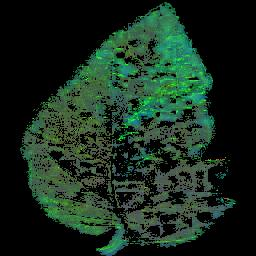
%> input picture openCV/HSV_image.jpg, 256 x 256 px
$ octave Detect.m   (GNU Octave 9; MATLAB toolbox functions it lacks are replaced by stand-ins)
%> lines starting %> are read from the running program, lines starting %| are printed output that depends on the picture; in (x1, y1, x2, y2) boxes, pixels count from 0 and x2, y2 are one past the last pixel; in counts of white or black regions, pixels touching at a corner belong together; the program's own positions count from 1
### Clustering Using MatLab/rgb2hsi.m
function hsi = rgb2hsi(rgb)
%RGB2HSI Converts an RGB image to HSI.

% Extract the individual component images.
rgb = im2double(rgb);
r = rgb(:, :, 1);
g = rgb(:, :, 2);
b = rgb(:, :, 3);

% Implement the conversion equations.
num = 0.5*((r - g) + (r - b));
den = sqrt((r - g).^2 + (r - b).*(g - b));
theta = acos(num./(den + eps));

H = theta;
H(b > g) = 2*pi - H(b > g);
H = H/(2*pi);

num = min(min(r, g), b);
den = r + g + b;
den(den == 0) = eps;
S = 1 - 3.* num./den;

H(S == 0) = 0;

I = (r + g + b)/3;

% Combine all three results into an hsi image.
hsi = cat(3, H, S, I);

### Clustering Using MatLab/Detect.m
clc
close all
clear all

[filename, pathname] = uigetfile({'*.*';'*.bmp';'*.jpg';'*.gif'}, 'Pick a Leaf Image File');
%> the answer given: ../openCV/HSV_image.jpg
I = imread([pathname,filename]);
%> I is the input picture: size 256x256x3 uint8; mean R, G, B 24.5, 43.6, 30.6
I = imresize(I,[256,256]);
%figure, imshow(I); title('Query Leaf Image');

% Enhance Contrast
I = imadjust(I,stretchlim(I));
figure, imshow(I);title('Contrast Enhanced');

% Otsu Segmentation
I_Otsu = im2bw(I,graythresh(I));
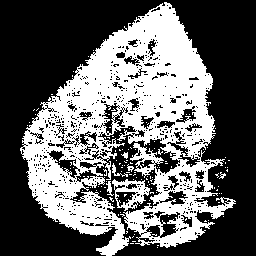
%> I_Otsu: size 256x256 logical; 39.1% white; 142 white regions (135 under 20 px), largest, box (x1, y1, x2, y2) and area: (20, 2, 236, 256) 24588, (112, 179, 150, 211) 534, (112, 163, 128, 177) 57
% Conversion to HIS
I_HIS = rgb2hsi(I);
%> in rgb2hsi, `H(b > g) = 2*pi - H(b > g);`:
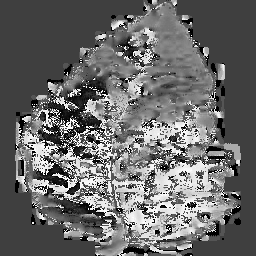
%> H: size 256x256 double; min 3.65e-08, max 6.27, mean 2.61; drawn with min black and max white
%> in rgb2hsi, `S = 1 - 3.* num./den;`:
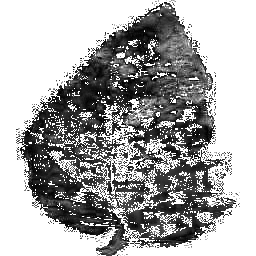
%> S: size 256x256 double; min 0, max 1, mean 0.663
%> in rgb2hsi, `H(S == 0) = 0;`: H: size 256x256 double; min 0, max 0.998, mean 0.415
%> in rgb2hsi, `hsi = cat(3, H, S, I);`:
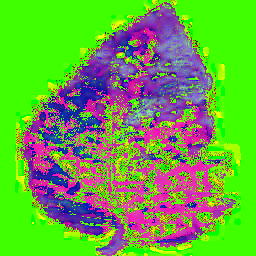
%> hsi: size 256x256x3 double; mean R, G, B 0.415, 0.663, 0.261

%% Extract Features

% Function call to evaluate features
%[feat_disease seg_img] =  EvaluateFeatures(I)

% Color Image Segmentation
% Use of K Means clustering for segmentation
% Convert Image from RGB Color Space to L*a*b* Color Space
% The L*a*b* space consists of a luminosity layer 'L*', chromaticity-layer 'a*' and 'b*'.
% All of the color information is in the 'a*' and 'b*' layers.
cform = makecform('srgb2lab');
% Apply the colorform
lab_he = applycform(I,cform);
%> lab_he: size 256x256x3 uint8; mean of channels 1, 2, 3 70.3, 128.2, 128.1

% Classify the colors in a*b* colorspace using K means clustering.
% Since the image has 3 colors create 3 clusters.
% Measure the distance using Euclidean Distance Metric.
ab = double(lab_he(:,:,2:3));
nrows = size(ab,1);
%> nrows = 256
ncols = size(ab,2);
%> ncols = 256
ab = reshape(ab,nrows*ncols,2);
nColors = 3;
[cluster_idx cluster_center] = kmeans(ab,nColors,'distance','sqEuclidean', ...
                                      'Replicates',3);
%> cluster_center = [127.4 128.3; 97.65 136.5; 152.6 121.2]
%[cluster_idx cluster_center] = kmeans(ab,nColors,'distance','sqEuclidean','Replicates',3);
% Label every pixel in tha image using results from K means
pixel_labels = reshape(cluster_idx,nrows,ncols);
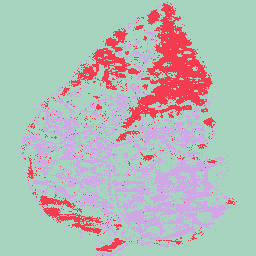
%> pixel_labels: size 256x256 double; 3 distinct labels, from 1 to 3; one colour per label, 0 black
%figure,imshow(pixel_labels,[]), title('Image Labeled by Cluster Index');

% Create a blank cell array to store the results of clustering
segmented_images = cell(1,3);
% Create RGB label using pixel_labels
rgb_label = repmat(pixel_labels,[1,1,3]);

for k = 1:nColors
    colors = I;
    colors(rgb_label ~= k) = 0;
    segmented_images{k} = colors;
end
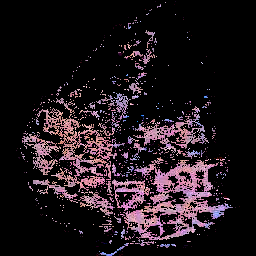
%> colors: size 256x256x3 uint8; mean R, G, B 31.7, 23, 27.8
%> after the loop, segmented_images = 3 items


figure, subplot(3,1,1);imshow(segmented_images{1});title('Cluster 1'); subplot(3,1,2);imshow(segmented_images{2});title('Cluster 2');
%> after `imshow(segmented_images{2})`:
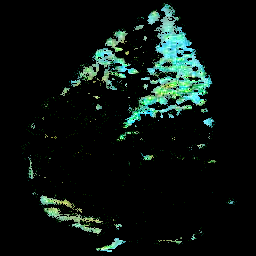
%> displayed picture: size 256x256x3, on the screen's scale of 0 to 255; mean R, G, B 10.8, 20.1, 16.5
subplot(3,1,3);imshow(segmented_images{3});title('Cluster 3');
set(gcf, 'Position', get(0,'Screensize'));

% Feature Extraction
x = 1;
i = str2double(x);
% Extract the features from the segmented image
%> (the run ends here)
